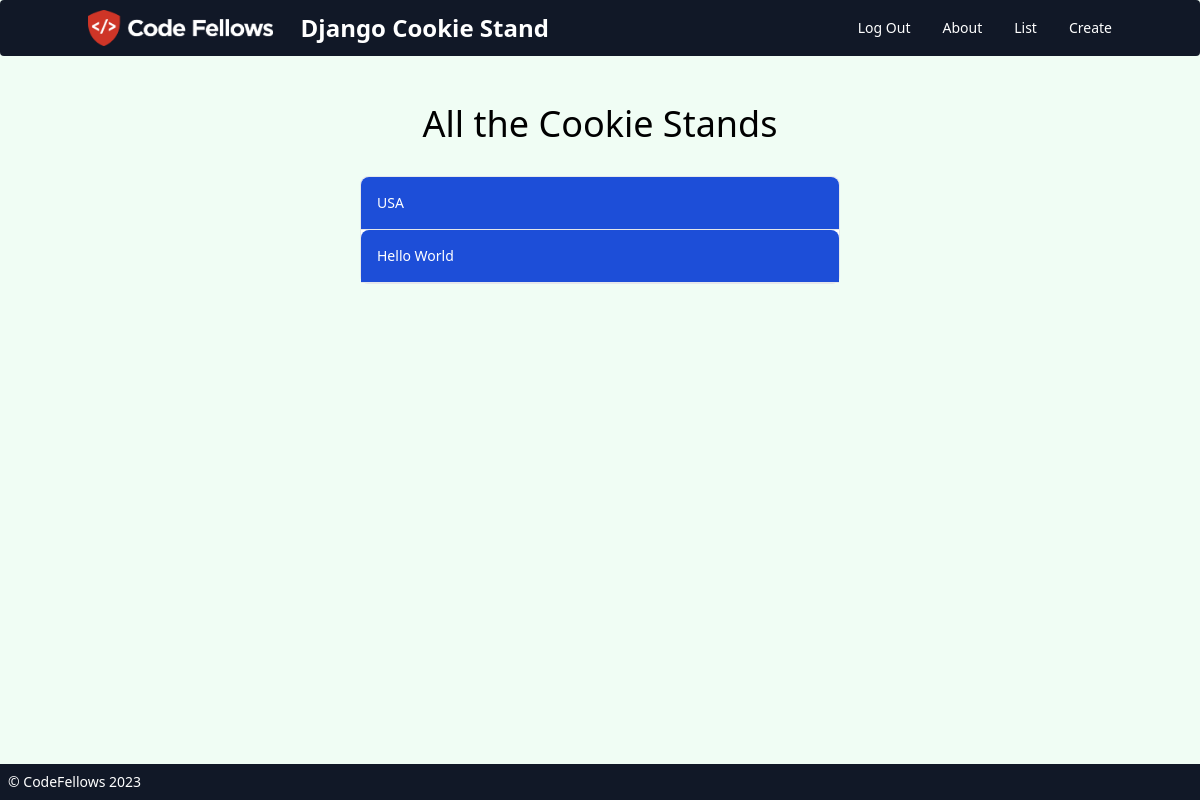
/cookie_stands/ (signed in), run on an earlier commit of the app's database.
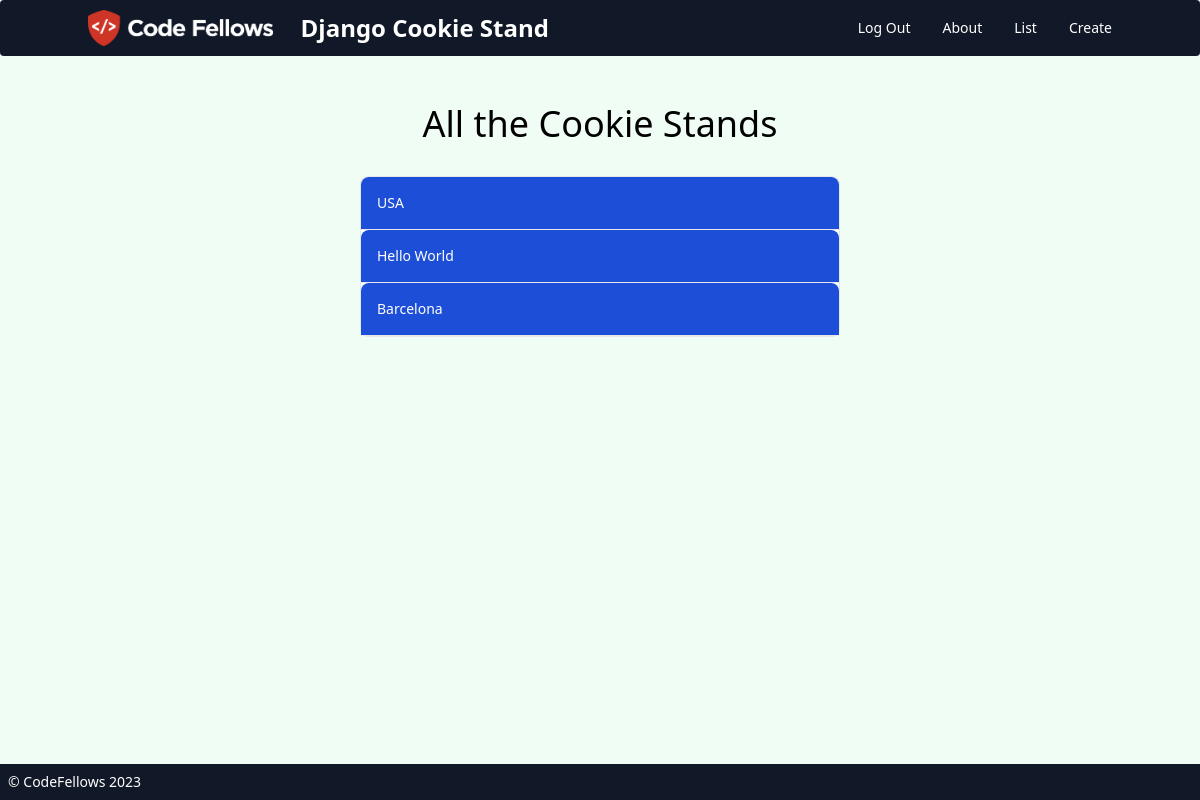
And on a later commit of the database.
### cookie_stands/models.py (models this page shows, shortened)
class CookieStand(models.Model):
    location = models.CharField(max_length=256)
    owner = models.ForeignKey(
        get_user_model(), on_delete=models.CASCADE, blank=True, null=True)
    description = models.TextField(blank=True)
    hourly_sales = models.JSONField(default=list, null=True)
    minimum_customers_per_hour = models.IntegerField(default=0)
    maximum_customers_per_hour = models.IntegerField(default=0)
    average_cookies_per_sale = models.FloatField(default=0)

### cookie_stands/views_front.py (the view)
class CookieStandListView(LoginRequiredMixin, ListView):
    template_name = "cookie_stands/cookie_stand_list.html"
    model = CookieStand
    context_object_name = "cookie_stands"

### templates/cookie_stands/cookie_stand_list.html
{% extends 'base.html' %}
{% block content %}
  <div class="space-y-8 p-8">
    <h1 class="text-4xl text-center">All the Cookie Stands</h1>
    <div
      class="w-1/2 mx-auto text-sm font-medium text-gray-900 bg-white border border-gray-200 rounded-lg dark:bg-gray-700 dark:border-gray-600 dark:text-white">
      {% for cookie_stand in cookie_stands %}
        <a href="{% url 'cookie_stand_detail' cookie_stand.id %}" aria-current="true"
           class="block w-full px-4 py-4 text-white bg-blue-700 border-b border-gray-200 rounded-t-lg cursor-pointer dark:bg-gray-800 dark:border-gray-600">
          {{ cookie_stand.location }}</a>
      {% endfor %}
    </div>
  </div>
{% endblock content %}

### templates/base.html (shortened to what this page needs)
{% load static %}
<!doctype html>
<html lang="en">
<head>
  <script src="https://cdn.tailwindcss.com"></script>
</head>
<body class="bg-green-50">
<header>
  <nav class="bg-gray-900 border-gray-200 px-2 sm:px-4 py-2.5 rounded dark:bg-gray-800">
    <div class="container flex flex-wrap items-center justify-between mx-auto">
      <a href="{% url 'home' %}" class="flex items-center">
        <img src="{% static 'cf-brand.png' %}" class="h-6 mr-3 sm:h-9" alt="Flowbite Logo"/>
        <span class="self-center text-2xl font-semibold whitespace-nowrap text-white px-4">Django Cookie Stand</span>
      </a>
      <div class="hidden w-full md:block md:w-auto" id="mobile-menu">
        <ul class="flex flex-col mt-4 md:flex-row md:space-x-8 md:mt-0 md:text-sm md:font-medium">
          {% if request.user.is_authenticated %}
            <li>
              <a href="{% url 'logout' %}"
                 class="block py-2 pl-3 pr-4 text-white bg-green-700 rounded md:bg-transparent  md:p-0 dark:text-white"
                 aria-current="page">Log Out</a>
            </li>
          {% else %}
            <li>
              <a href="{% url 'login' %}"
                 class="block py-2 pl-3 pr-4 text-white bg-green-700 rounded md:bg-transparent  md:p-0 dark:text-white"
                 aria-current="page">Log In</a>
            </li>
          {% endif %}
          <li>
            <a href="{% url 'about' %}"
               class="block py-2 pl-3 pr-4 text-white border-b border-gray-100 hover:bg-gray-50 md:hover:bg-transparent md:border-0 md:hover:text-green-700 md:p-0 dark:text-gray-400 md:dark:hover:text-white dark:hover:bg-gray-700 dark:hover:text-white md:dark:hover:bg-transparent dark:border-gray-700">About</a>
          </li>
          {% if request.user.is_authenticated %}
            <li>
              <a href="{% url 'cookie_stand_list' %}"
                 class="block py-2 pl-3 pr-4 text-white border-b border-gray-100 hover:bg-gray-50 md:hover:bg-transparent md:border-0 md:hover:text-green-700 md:p-0 dark:text-gray-400 md:dark:hover:text-white dark:hover:bg-gray-700 dark:hover:text-white md:dark:hover:bg-transparent dark:border-gray-700">List</a>
            </li>
            <li>
              <a href="{% url 'cookie_stand_create' %}"
                 class="block py-2 pl-3 pr-4 text-white border-b border-gray-100 hover:bg-gray-50 md:hover:bg-transparent md:border-0 md:hover:text-green-700 md:p-0 dark:text-gray-400 md:dark:hover:text-white dark:hover:bg-gray-700 dark:hover:text-white md:dark:hover:bg-transparent dark:border-gray-700">Create</a>
            </li>          {% endif %}
        </ul>
      </div>
    </div>
  </nav>
</header>
<main>
  <div class="container mx-auto mt-4">
    {% block content %}
    {% endblock content %}
  </div>
</main>
<footer
  class="bg-gray-900
             text-sm text-white
             fixed
             inset-x-0
             bottom-0
             p-2">
  &copy; CodeFellows 2023
</footer>
</body>
</html>

What changed in the data, as far as the page shows it:
added CookieStand: location "Barcelona"
